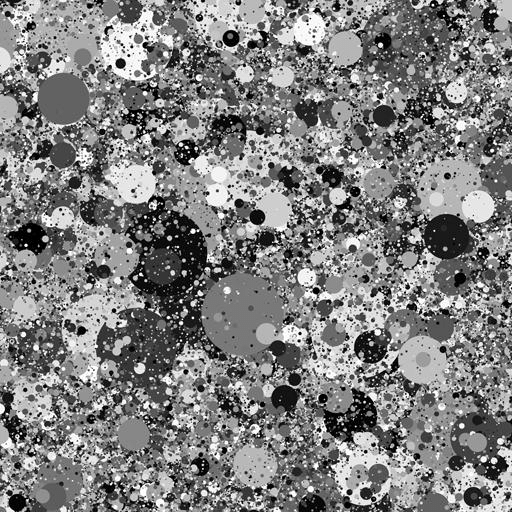
#> input picture test img/dead-leaves-crop.jpg, 512 x 512 px
$ python blur.py
#> lines starting #> are read from the running program, lines starting #| are printed output that depends on the picture
# import pandas as pd
import cv2

img1 = cv2.imread("dead-leaves-crop.jpg")
#> img1 is the input picture: shape (512, 512, 3); min 0, max 255, mean 127.3

size = 3
img1 = cv2.GaussianBlur(img1,(size,size),0)
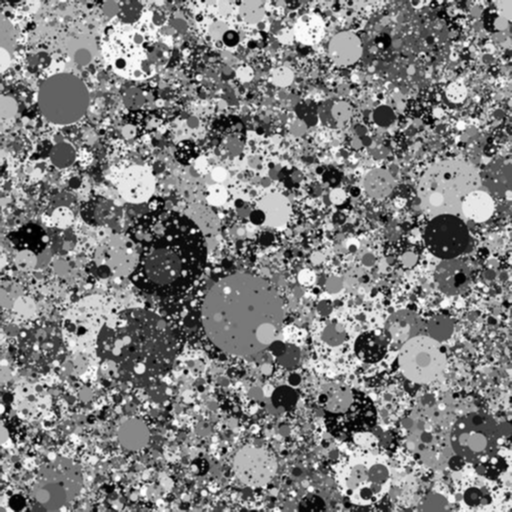
#> img1: shape (512, 512, 3); min 0, max 254, mean 127.4

cv2.imwrite("dead-leaves-crop-blur.jpg", img1)
